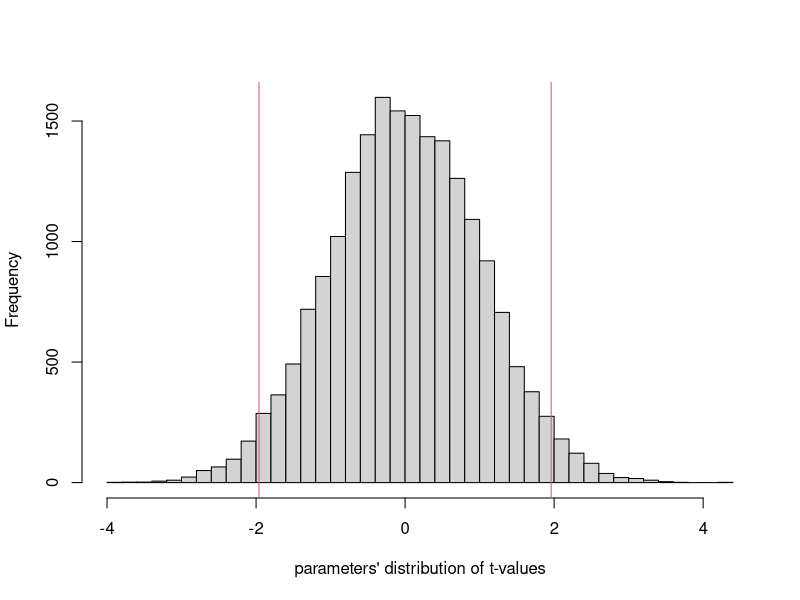
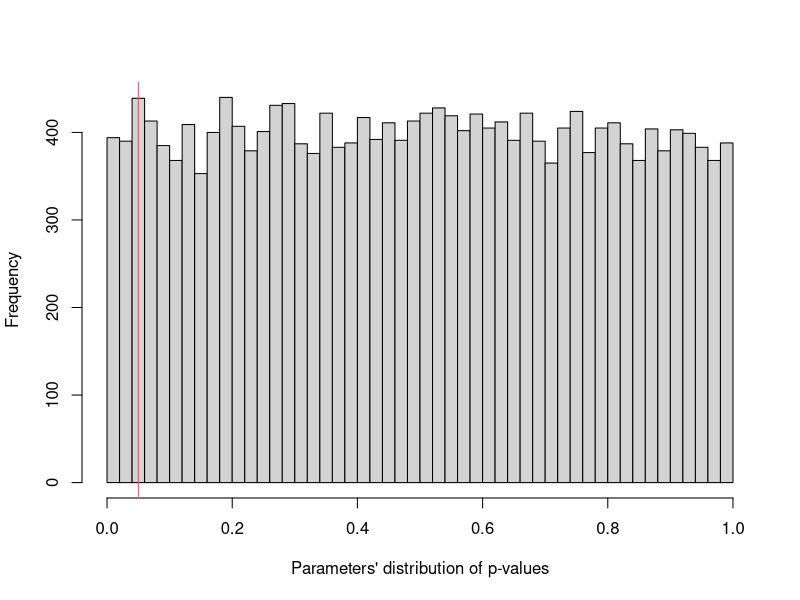
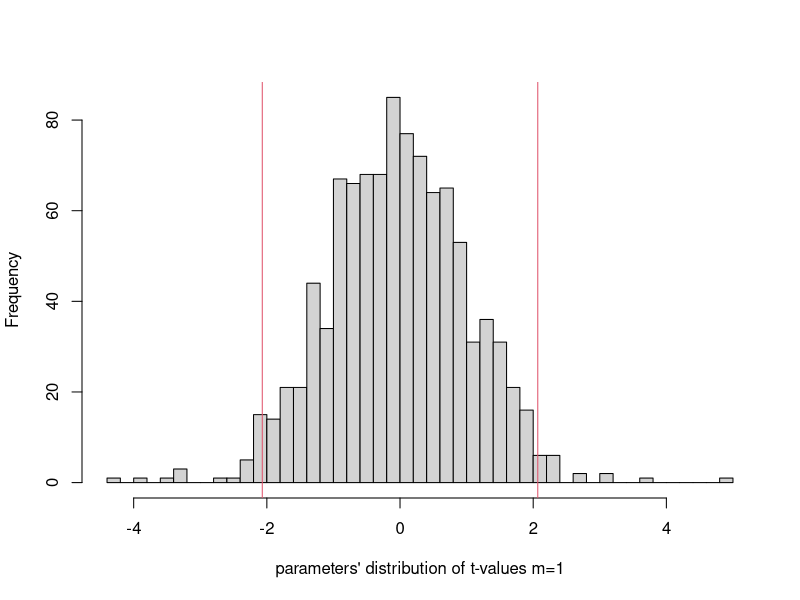
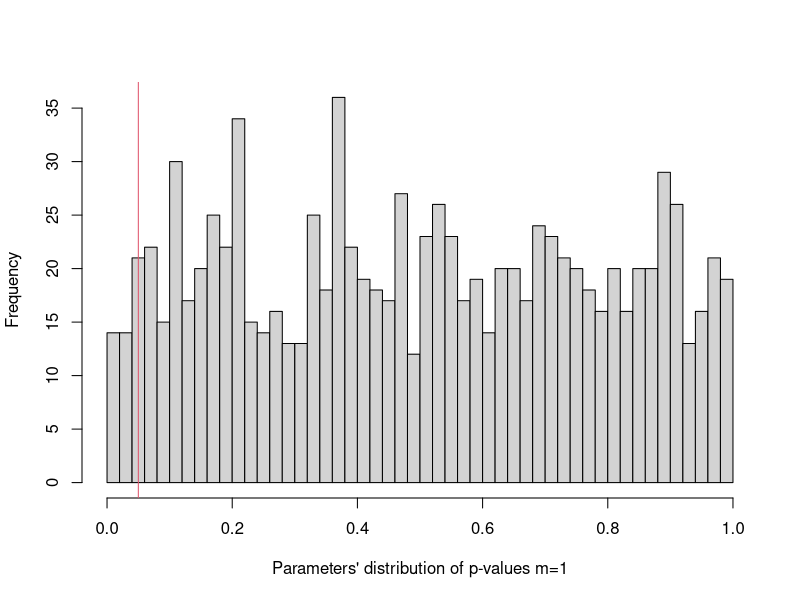
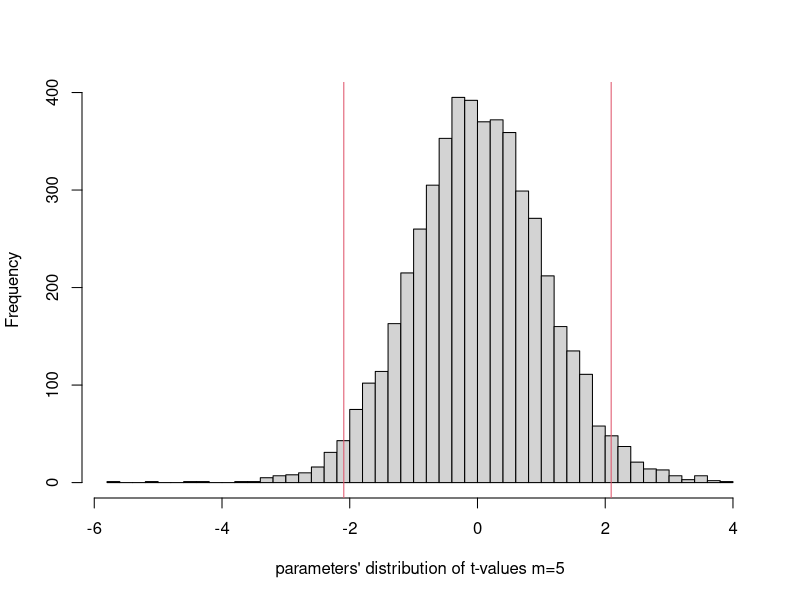
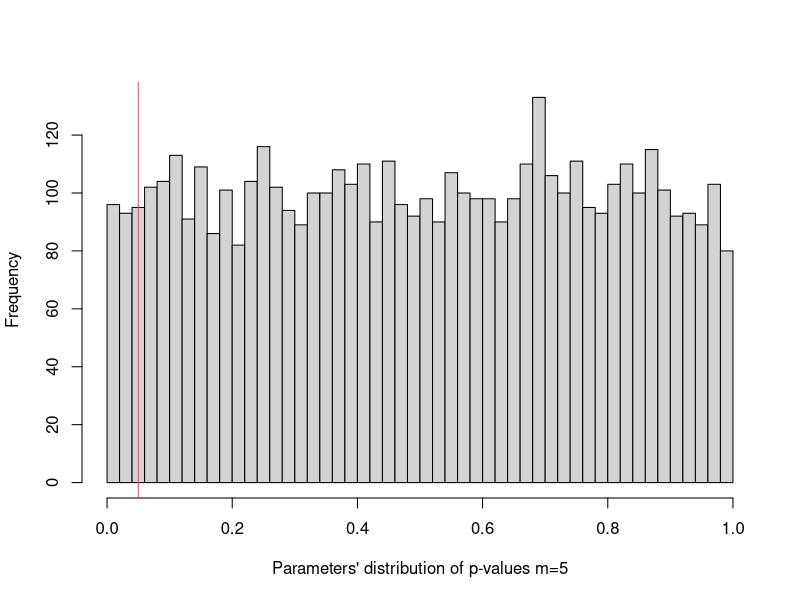
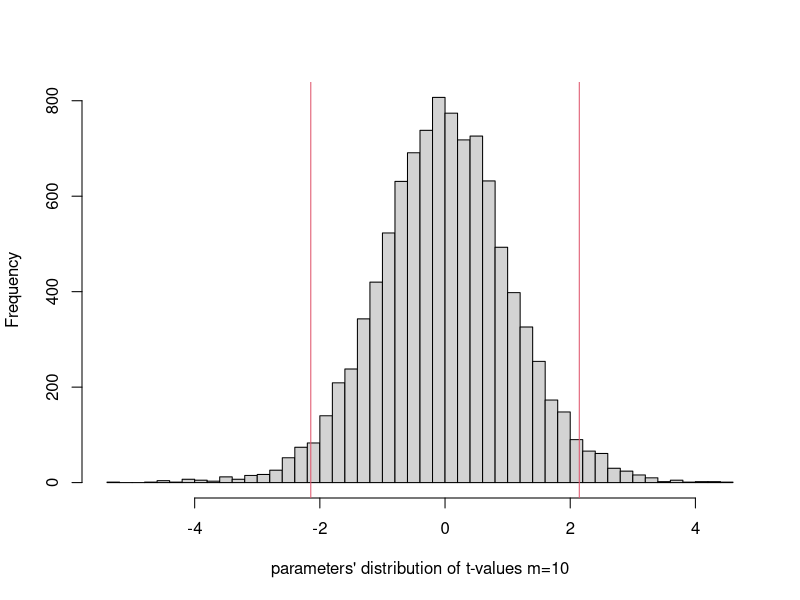
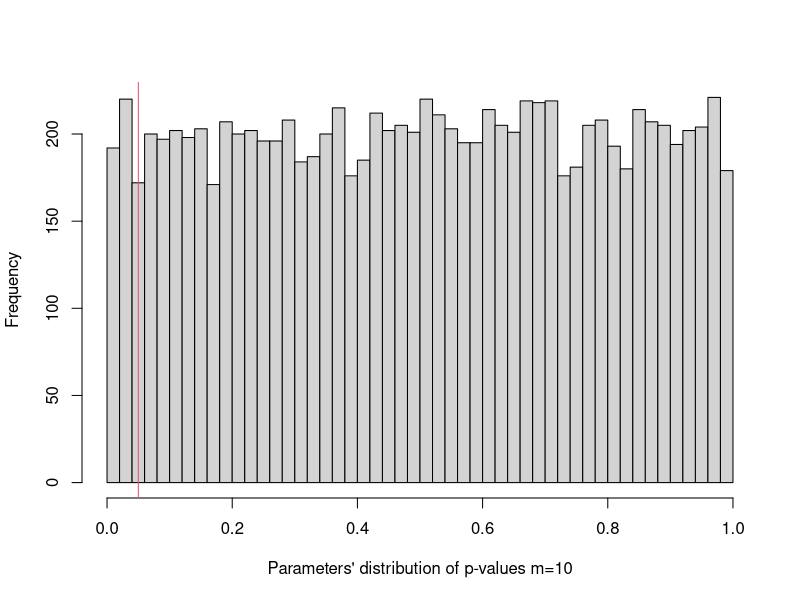

Recreate these plots in R, in order.
## ---- chunk 1
#| label: setup
#| echo: FALSE
local({r<-getOption("repos"); r["CRAN"] <- "https://cloud.r-project.org"; options(repos=r)})
lib_required=c("knitr","rmarkdown")
id=lib_required %in% rownames(installed.packages())
install.packages(lib_required[!id],dependencies=TRUE)
for( pkg in lib_required ) library(pkg,character.only=T)

knitr::opts_chunk$set(echo = TRUE)
Sys.setenv(TZ='Japan')
op <- options(digits.secs = 6)
Sys.time()
options(digits=4)
## ---- chunk 2
set.seed(883)
m=20
n=10000

sim<-function(n,m){
  X=NULL
  mu=runif(m)
  sig=runif(m)
  for( i in 1:m ){
    X=append(X,rnorm(n,mean=mu[i],sd=sig[i]))
  }
  X=matrix(X,nrow=n,ncol=m)
  y=rnorm(n)
  reg=lm(y~X-1)
  summary(reg)
  tp=cbind(summary(reg)$coefficients[,3],summary(reg)$coefficients[,4])
  tp=data.frame(tv=tp[,1],pv=tp[,2])
  return(tp)
 }

n_sim=1000
tv=NULL; pv=NULL
for( k in 1:n_sim ){
  tp=sim(n,m)
  tv=append(tv,tp$tv)
  pv=append(pv,tp$pv)
}

ndf=n-m
hist(tv,nclass=50,main="",xlab="parameters' distribution of t-values")
abline(v=qt(0.025,df=ndf),col=2)
abline(v=qt(0.975,df=ndf),col=2)
sum(abs(tv)>qt(0.975,df=ndf))
sum(abs(tv)>qt(0.975,df=ndf))/length(tv)

hist(pv,nclass=50,xlab="Parameters' distribution of p-values",main="")
abline(v=0.05,col=2)
sum(pv<0.05)
sum(abs(pv)<=0.05)/length(pv)
## ---- chunk 3
set.seed(883)

# サンプル・サイズ
n=25

# 説明変数の数
m=1
b=rep(0,m)

# シミュレーション回数
n_sim=1000
tv=NULL; pv=NULL
for( k in 1:n_sim ){
  tp=sim(n,m)
  tv=append(tv,tp$tv)
  pv=append(pv,tp$pv)
}

ndf=n-(m+1)
hist(tv,nclass=50,main="",xlab="parameters' distribution of t-values m=1")
abline(v=qt(0.025,df=ndf),col=2)
abline(v=qt(0.975,df=ndf),col=2)
sum(abs(tv)>qt(0.975,df=ndf))
sum(abs(tv)>qt(0.975,df=ndf))/length(tv)

hist(pv,nclass=50,xlab="Parameters' distribution of p-values m=1",main="")
abline(v=0.05,col=2)
sum(pv<0.05)
sum(abs(pv)<=0.05)/length(pv)

# 説明変数の数
m=5
b=rep(0,m)

# シミュレーション回数
n_sim=1000
tv=NULL; pv=NULL
for( k in 1:n_sim ){
  tp=sim(n,m)
  tv=append(tv,tp$tv)
  pv=append(pv,tp$pv)
}

ndf=n-(m+1)
hist(tv,nclass=50,main="",xlab="parameters' distribution of t-values m=5")
abline(v=qt(0.025,df=ndf),col=2)
abline(v=qt(0.975,df=ndf),col=2)
sum(abs(tv)>qt(0.975,df=ndf))
sum(abs(tv)>qt(0.975,df=ndf))/length(tv)

hist(pv,nclass=50,xlab="Parameters' distribution of p-values m=5",main="")
abline(v=0.05,col=2)
sum(pv<0.05)
sum(abs(pv)<=0.05)/length(pv)

# 説明変数の数
m=10
b=rep(0,m)

# シミュレーション回数
n_sim=1000
tv=NULL; pv=NULL
for( k in 1:n_sim ){
  tp=sim(n,m)
  tv=append(tv,tp$tv)
  pv=append(pv,tp$pv)
}

ndf=n-(m+1)
hist(tv,nclass=50,main="",xlab="parameters' distribution of t-values m=10")
abline(v=qt(0.025,df=ndf),col=2)
abline(v=qt(0.975,df=ndf),col=2)
sum(abs(tv)>qt(0.975,df=ndf))
sum(abs(tv)>qt(0.975,df=ndf))/length(tv)

hist(pv,nclass=50,xlab="Parameters' distribution of p-values m=10",main="")
abline(v=0.05,col=2)
sum(pv<0.05)
sum(abs(pv)<=0.05)/length(pv)

# 説明変数の数
n=1000
m=100
b=rep(0,m)

# シミュレーション回数
n_sim=1000
tv=NULL; pv=NULL
for( k in 1:n_sim ){
  tp=sim(n,m)
  tv=append(tv,tp$tv)
  pv=append(pv,tp$pv)
}

# par(mfrow=c(1,2))
ndf=n-(m+1)
hist(tv,nclass=50,main="",xlab="parameters' distribution of t-values m=100, n=1000")
abline(v=qt(0.025,df=ndf),col=2)
abline(v=qt(0.975,df=ndf),col=2)
sum(abs(tv)>qt(0.975,df=ndf))
sum(abs(tv)>qt(0.975,df=ndf))/length(tv)

hist(pv,nclass=50,xlab="Parameters' distribution of p-values m=100, n=1000",main="")
abline(v=0.05,col=2)
sum(pv<0.05)
sum(abs(pv)<=0.05)/length(pv)
